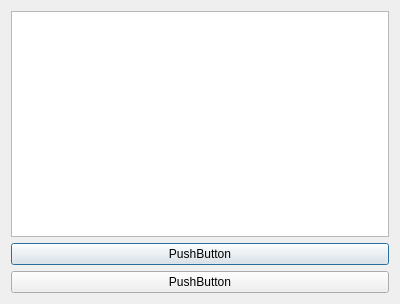
<?xml version="1.0" encoding="UTF-8"?>
<ui version="4.0">
 <class>CutomDialog</class>
 <widget class="QDialog" name="CutomDialog">
  <property name="geometry">
   <rect>
    <x>0</x>
    <y>0</y>
    <width>400</width>
    <height>304</height>
   </rect>
  </property>
  <property name="windowTitle">
   <string>Dialog</string>
  </property>
  <layout class="QVBoxLayout" name="verticalLayout">
   <item>
    <widget class="QTextEdit" name="textEdit"/>
   </item>
   <item>
    <widget class="QPushButton" name="pushButton">
     <property name="text">
      <string>PushButton</string>
     </property>
    </widget>
   </item>
   <item>
    <widget class="QPushButton" name="pushButton_2">
     <property name="text">
      <string>PushButton</string>
     </property>
    </widget>
   </item>
  </layout>
 </widget>
 <resources/>
 <connections/>
</ui>
